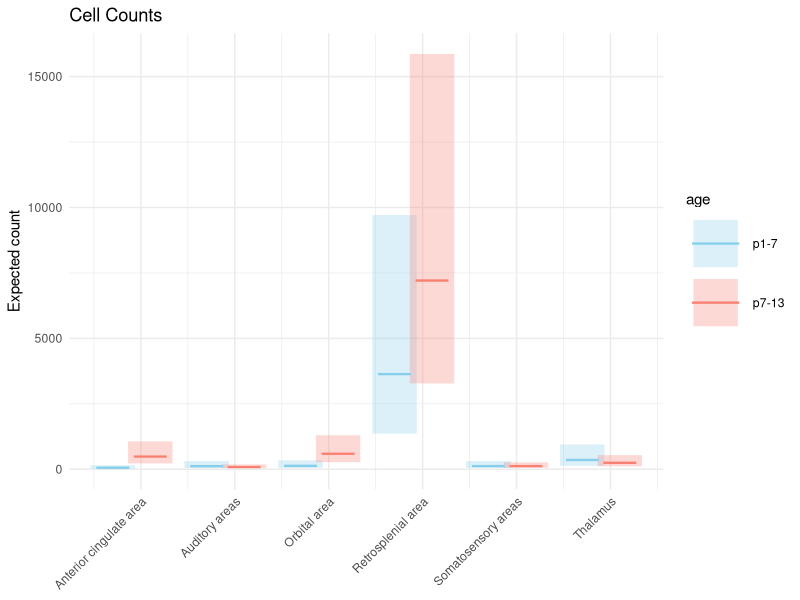
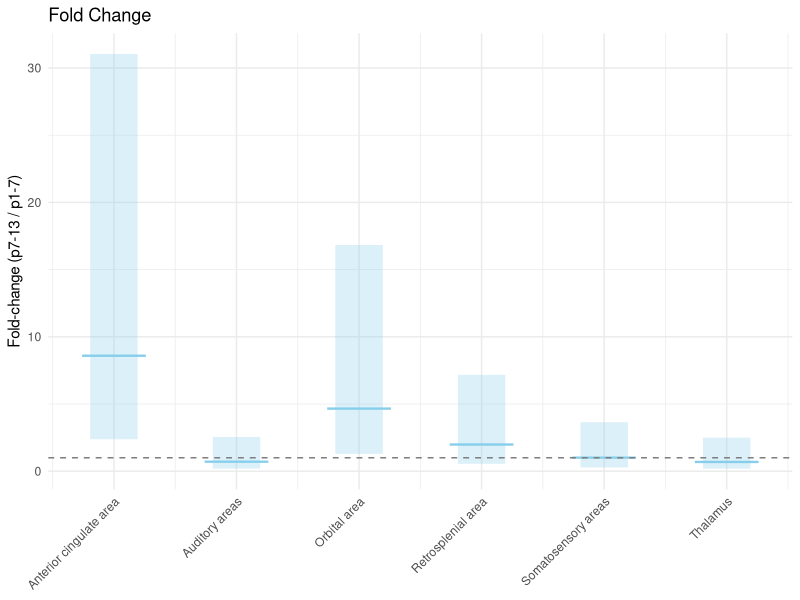
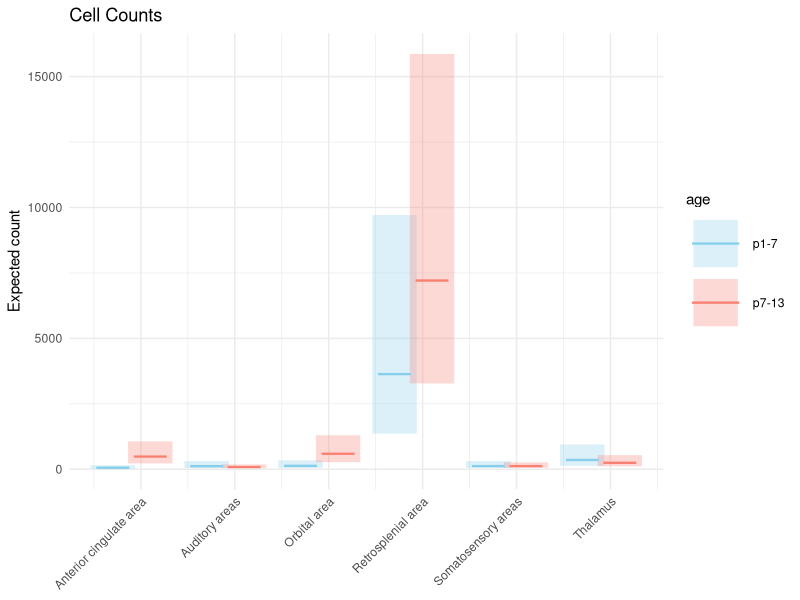
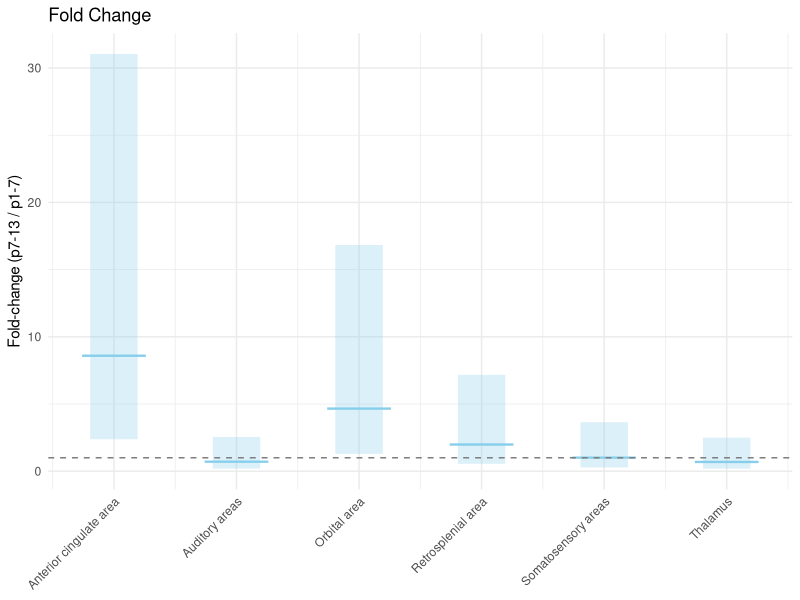

The R source for these figures, in order:
## ---- chunk 1
knitr::opts_chunk$set(echo = TRUE)
## ---- chunk 2
library(lme4)
library(boot) 
library(emmeans)
library(pbkrtest)
library(lmerTest)
library(ggplot2)
library(dplyr)
library(tidyr)
## ---- chunk 3

v1_df <- read.csv(file = "df_stats_v1_filtered_scaled.csv", sep = ";") |>
  mutate(
    total_count = count / scaled.count
  )
head(v1_df)
## ---- chunk 4
m <- lmer(log(count) ~ age * region + log(total_count) + (1|mouse), data=v1_df)
summary(m)
## ---- chunk 5
# Estimated marginal means on log scale
emm <- emmeans(m, ~ age * region, type = "response")

# Back-transform to counts
summary(emm)
## ---- chunk 6
age_levels <- levels(v1_df$age)
n_age <- length(age_levels)
dodge_width <- 0.4

emm_df <- emm |>
  as.data.frame() |>  
  group_by(region) |>
  mutate(
    x_num = as.numeric(region),
    age_idx = as.numeric(age),
    dodge_offset = (age_idx - (n_age + 1)/2) * dodge_width,
    x_pos = x_num + dodge_offset,
  )

# Needle half-width
needle_half_width <- 0.175

# Vertical expected counts plot
ggplot(emm_df) +
  # CI ribbons
  geom_linerange(aes(ymin = lower.CL, ymax = upper.CL,
                     x = x_pos, color = age),
                 size = 15, alpha = 0.3) +
  # Needles = point estimates
  geom_segment(aes(x = x_pos - needle_half_width,
                   xend = x_pos + needle_half_width,
                   y = response, yend = response,
                   color = age),
               size = 0.8) +
  scale_x_continuous(breaks = (1:length(levels(emm_df$region))) + 0.5,
                     labels = levels(emm_df$region)) +
  labs(title = "Cell Counts",y = "Expected count", x = NULL) +
  theme_minimal() +
  scale_color_manual(values = c("skyblue", "salmon")) +
  theme(axis.text.x = element_text(angle = 45, hjust = 1))
## ---- chunk 7
ggsave(
  "count.png",
  plot = last_plot(),
  width = 10,
  height = 8,
  dpi = 300
)
## ---- chunk 8
fold_df <- contrast(
  emm,
  method = "revpairwise",
  by = "region",
  type = "response",
  adjust = "none"
) %>%
  summary(infer = TRUE, type = "response") %>%
  as.data.frame() %>%
  rename(
    fold_change = ratio,
    fold_lower  = lower.CL,
    fold_upper  = upper.CL
  ) %>%
  mutate(x = as.numeric(factor(region)))

# ----------------------------
# Plot fold-change
# ----------------------------
needle_half_width <- 0.26
ggplot(fold_df, aes(x = x)) +
  # Ribbon = 95% CI
  geom_linerange(aes(ymin = fold_lower, ymax = fold_upper),
                 size = 16, alpha = 0.3, color = "skyblue") +
  # Needle = point estimate
  geom_segment(aes(x = x - needle_half_width,
                   xend = x + needle_half_width,
                   y = fold_change, yend = fold_change),
               size = 0.8, color = "skyblue") +
  # Reference line at 1
  geom_hline(yintercept = 1, linetype = "dashed", color = "gray50") +
  # x-axis labels
  scale_x_continuous(breaks = fold_df$x, labels = fold_df$region) +
  labs(title = "Fold Change", y = "Fold-change (p7-13 / p1-7)", x = NULL) +
  theme_minimal() +
  theme(axis.text.x = element_text(angle = 45, hjust = 1))
## ---- chunk 9
ggsave(
  "folds.png",
  plot = last_plot(),
  width = 6,
  height = 8,
  dpi = 300
)
